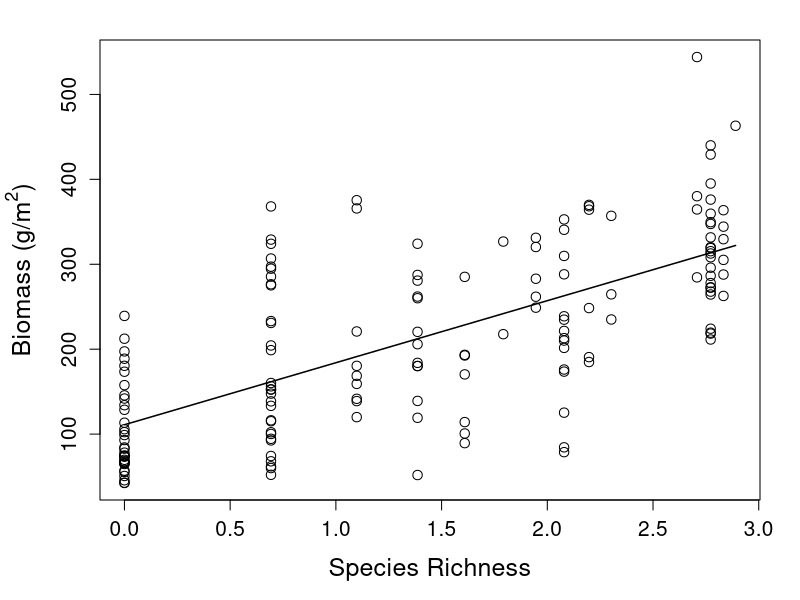

Source code (R):
setwd("~/Documents/Teaching/416_Spring19/BEFTutorial/")

# First step - open the CSV file
# Things that the students will need to review:
#   header = TRUE
#   setwd() - spend one minute here 

bef.data<-read.csv("BEF2.csv", header=T)
View(bef.data)

# Instructions:
#    For each plot, calculate:
#     1. Species richness - count of how many species are there
# Conceptual steps here?
#     2. 

plots<-unique(bef.data$Plot)

Richness<-NULL
Biomass<-NULL
 
for (i in 1:length(plots)){

sub.data<-subset(bef.data,Plot==plots[i])

species<-sub.data[,3:20]
spp<-colnames(species)[species[1,]==1]


Richness[i]<-length(spp)
Biomass[i]<-mean(sub.data$AbvBioAnnProd)

}

bef.results<-cbind(Richness, Biomass)
row.names(bef.results)<-plots


model.data<-subset(bef.results, Richness>0)

model<-lm(Biomass~log(Richness), data=as.data.frame(model.data))
summary(model)

par(mar=c(5,5,2,2)) 
plot(log(model.data[,"Richness"]), model.data[,"Biomass"], xlab = "Species Richness", ylab = expression(paste("Biomass (g/m"^"2", ")")), cex = 1.25,cex.lab = 1.5, cex.axis = 1.25)
lines(log(model.data[,"Richness"]), predict(model), lwd = 1.5)
